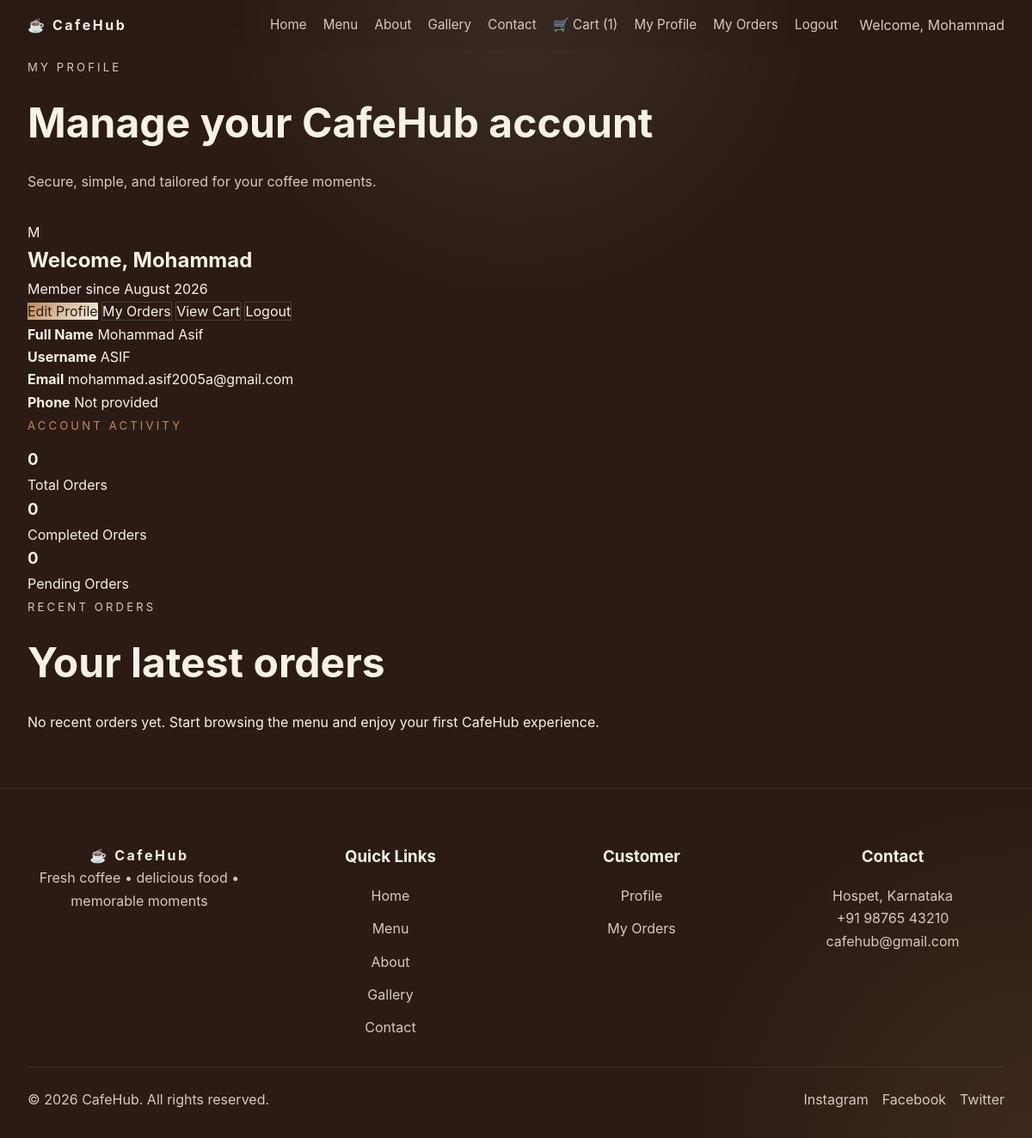
Page /accounts/profile/ (signed in) on the earlier database version.
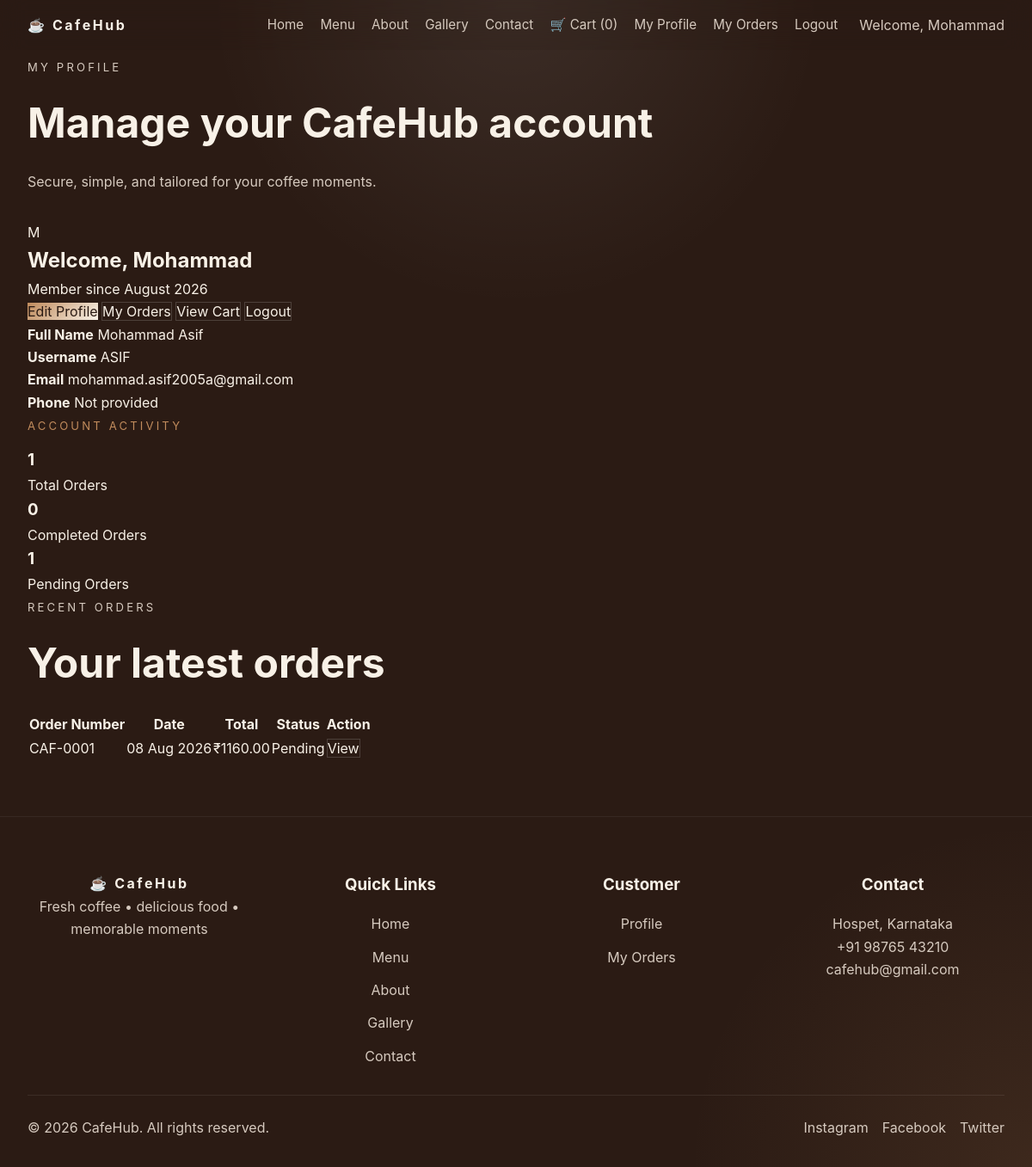
Same page on the later database version.
### orders/models.py (models this page shows, shortened)
class Order(models.Model):
    STATUS_PENDING = 'pending'
    STATUS_COMPLETED = 'completed'
    STATUS_CHOICES = [
        (STATUS_PENDING, 'Pending'),
        (STATUS_COMPLETED, 'Completed'),
    ]
    user = models.ForeignKey(
        settings.AUTH_USER_MODEL,
        on_delete=models.CASCADE,
        related_name='orders'
    )
    order_number = models.CharField(max_length=32, unique=True)
    customer_name = models.CharField(max_length=150)
    phone = models.CharField(max_length=30)
    address = models.TextField()
    city = models.CharField(max_length=100)
    pincode = models.CharField(max_length=20)
    subtotal = models.DecimalField(max_digits=10, decimal_places=2)
    delivery_fee = models.DecimalField(max_digits=10, decimal_places=2)
    total = models.DecimalField(max_digits=10, decimal_places=2)
    status = models.CharField(max_length=24, choices=STATUS_CHOICES, default=STATUS_PENDING)
    created_at = models.DateTimeField(auto_now_add=True)
    updated_at = models.DateTimeField(auto_now=True)
    class Meta:
        ordering = ['-created_at']

### accounts/views.py (the view)
# urls.py: path('profile/', views.profile_view, name='profile'),
@login_required
def profile_view(request):
	orders_count = request.user.orders.count()
	completed_orders = request.user.orders.filter(status='completed').count()
	pending_orders = request.user.orders.filter(status='pending').count()
	recent_orders = request.user.orders.order_by('-created_at')[:5]
	return render(request, 'accounts/profile.html', {
		'orders_count': orders_count,
		'completed_orders': completed_orders,
		'pending_orders': pending_orders,
		'recent_orders': recent_orders,
	})

### orders/context_processors.py (called while the page is built)
def cart_quantity(request):
    if request.user.is_authenticated:
        total = request.user.cart_items.aggregate(quantity=Sum('quantity'))['quantity']
        return {'cart_quantity': total or 0}
    return {'cart_quantity': 0}

### templates/accounts/profile.html (shortened to what this page needs)
{% extends 'base.html' %}
{% block content %}
<section class="section profile-section animate-on-scroll" style="padding:4rem 2rem;">
  <div class="section-heading">
    <p class="section-small">My Profile</p>
    <h2>Manage your CafeHub account</h2>
    <p class="profile-meta">Secure, simple, and tailored for your coffee moments.</p>
  </div>
  <div class="profile-card">
    <div class="profile-grid">
      <div>
        <div class="profile-avatar">
          {% if user.first_name %}
            {{ user.first_name|slice:":1"|upper }}
          {% elif user.username %}
            {{ user.username|slice:":1"|upper }}
          {% else %}
            C
          {% endif %}
        </div>
        <div class="profile-header">
          <h1>Welcome, {% if user.first_name %}{{ user.first_name }}{% else %}{{ user.username }}{% endif %}</h1>
          <p class="profile-meta">Member since {{ user.date_joined|date:'F Y' }}</p>
        </div>
        <div class="profile-actions">
          <a class="btn btn-primary" href="{% url 'accounts:edit_profile' %}">Edit Profile</a>
          <a class="btn btn-secondary" href="{% url 'orders:my_orders' %}">My Orders</a>
          <a class="btn btn-secondary" href="{% url 'orders:cart' %}">View Cart</a>
          <a class="btn btn-secondary" href="{% url 'accounts:logout' %}">Logout</a>
        </div>
      </div>
      <div class="profile-details">
        <div class="detail-row">
          <strong>Full Name</strong>
          <span>{% if user.first_name or user.last_name %}{{ user.first_name }} {{ user.last_name }}{% else %}Not provided{% endif %}</span>
        </div>
        <div class="detail-row">
          <strong>Username</strong>
          <span>{% if user.username %}{{ user.username }}{% else %}Not provided{% endif %}</span>
        </div>
        <div class="detail-row">
          <strong>Email</strong>
          <span>{% if user.email %}{{ user.email }}{% else %}Not provided{% endif %}</span>
        </div>
        <div class="detail-row">
          <strong>Phone</strong>
          <span>Not provided</span>
        </div>
      </div>
    </div>
    <div class="profile-stats">
      <p class="section-small">Account activity</p>
      <div class="stats-grid">
        <article class="stat-card animate-on-scroll">
          <h3>{{ orders_count|default:'0' }}</h3>
          <p>Total Orders</p>
        </article>
        <article class="stat-card animate-on-scroll">
          <h3>{{ completed_orders|default:'0' }}</h3>
          <p>Completed Orders</p>
        </article>
        <article class="stat-card animate-on-scroll">
          <h3>{{ pending_orders|default:'0' }}</h3>
          <p>Pending Orders</p>
        </article>
      </div>
    </div>
    <div class="recent-orders animate-on-scroll">
      <div class="section-heading" style="margin-bottom:1rem;">
        <p class="section-small">Recent Orders</p>
        <h2>Your latest orders</h2>
      </div>
      {% if recent_orders %}
        <div class="table-responsive">
          <table class="order-table">
            <thead>
              <tr>
                <th>Order Number</th>
                <th>Date</th>
                <th>Total</th>
                <th>Status</th>
                <th>Action</th>
              </tr>
            </thead>
            <tbody>
              {% for order in recent_orders %}
                <tr>
                  <td>{{ order.order_number }}</td>
                  <td>{{ order.created_at|date:'d M Y' }}</td>
                  <td>₹{{ order.total }}</td>
                  <td><span class="status-pill">{{ order.get_status_display }}</span></td>
                  <td><a class="btn btn-secondary" href="{% url 'orders:order_success' order.order_number %}">View</a></td>
                </tr>
              {% endfor %}
            </tbody>
          </table>
        </div>
      {% else %}
        <p class="profile-meta">No recent orders yet. Start browsing the menu and enjoy your first CafeHub experience.</p>
      {% endif %}
    </div>
  </div>
</section>
{% endblock %}

### templates/base.html (shortened to what this page needs)
{% load static %}
<!doctype html>
<html lang="en">
  <head>
    <link rel="stylesheet" href="{% static 'css/style.css' %}">
  </head>
  <body>
    <div class="page-shell">
      <header class="navbar" role="banner">
        <a href="#top" class="brand-logo">☕ CafeHub</a>
        <nav class="nav-menu desktop-nav" aria-label="Primary navigation">
          <a class="nav-link" href="{% url 'home' %}">Home</a>
          <a class="nav-link" href="#menu">Menu</a>
          <a class="nav-link" href="#about">About</a>
          <a class="nav-link" href="#gallery">Gallery</a>
          <a class="nav-link" href="#contact">Contact</a>
          {% if user.is_authenticated %}
            <a class="nav-link" href="{% url 'orders:cart' %}">🛒 Cart ({{ cart_quantity }})</a>
            <a class="nav-link" href="{% url 'accounts:profile' %}">My Profile</a>
            <a class="nav-link" href="{% url 'orders:my_orders' %}">My Orders</a>
            <a class="nav-link" href="{% url 'accounts:logout' %}">Logout</a>
            <span style="margin-left:6px;color:var(--muted);">{% if user.first_name %}Welcome, {{ user.first_name }}{% else %}Welcome{% endif %}</span>
          {% else %}
            <a class="nav-link" href="{% url 'accounts:login' %}">Login</a>
            <a class="nav-link" href="{% url 'accounts:register' %}">Register</a>
          {% endif %}
        </nav>
      </header>
      <main>
        {% block content %}{% endblock %}
      </main>
      <footer class="footer">
        <div class="footer-grid">
          <div>
            <a href="#top" class="brand-logo footer-logo">☕ CafeHub</a>
            <p>Fresh coffee • delicious food • memorable moments</p>
          </div>
          <div>
            <h3>Quick Links</h3>
            <nav class="footer-links" aria-label="Footer quick links">
              <a href="{% url 'home' %}">Home</a>
              <a href="#menu">Menu</a>
              <a href="#about">About</a>
              <a href="#gallery">Gallery</a>
              <a href="#contact">Contact</a>
            </nav>
          </div>
          <div>
            <h3>Customer</h3>
            <nav class="footer-links" aria-label="Footer customer links">
              {% if user.is_authenticated %}
                <a href="{% url 'accounts:profile' %}">Profile</a>
                <a href="#">My Orders</a>
              {% else %}
                <a href="{% url 'accounts:login' %}">Login</a>
                <a href="{% url 'accounts:register' %}">Register</a>
              {% endif %}
            </nav>
          </div>
          <div>
            <h3>Contact</h3>
            <p>Hospet, Karnataka</p>
            <p>+91 98765 43210</p>
            <p><a href="mailto:cafehub@gmail.com">cafehub@gmail.com</a></p>
          </div>
        </div>
        <div class="footer-bottom">
          <p>© 2026 CafeHub. All rights reserved.</p>
          <div class="social-links" aria-label="Social media links">
            <a href="#" aria-label="Instagram">Instagram</a>
            <a href="#" aria-label="Facebook">Facebook</a>
            <a href="#" aria-label="Twitter">Twitter</a>
          </div>
        </div>
      </footer>
    </div>
  </body>
</html>

Differences in the rows shown:
added Order: order_number "CAF-0001", created_at "08 Aug 2026", total "1160.00", status "Pending"
Other differences:
{{ cart_quantity }}: "1" → "0"
{{ orders_count|default:'0' }}: "0" → "1"
{{ pending_orders|default:'0' }}: "0" → "1"
text no longer shown: "No recent orders yet. Start browsing the menu and enjoy your first CafeHub experience."
text now shown: "Order Number Date Total Status Action"
